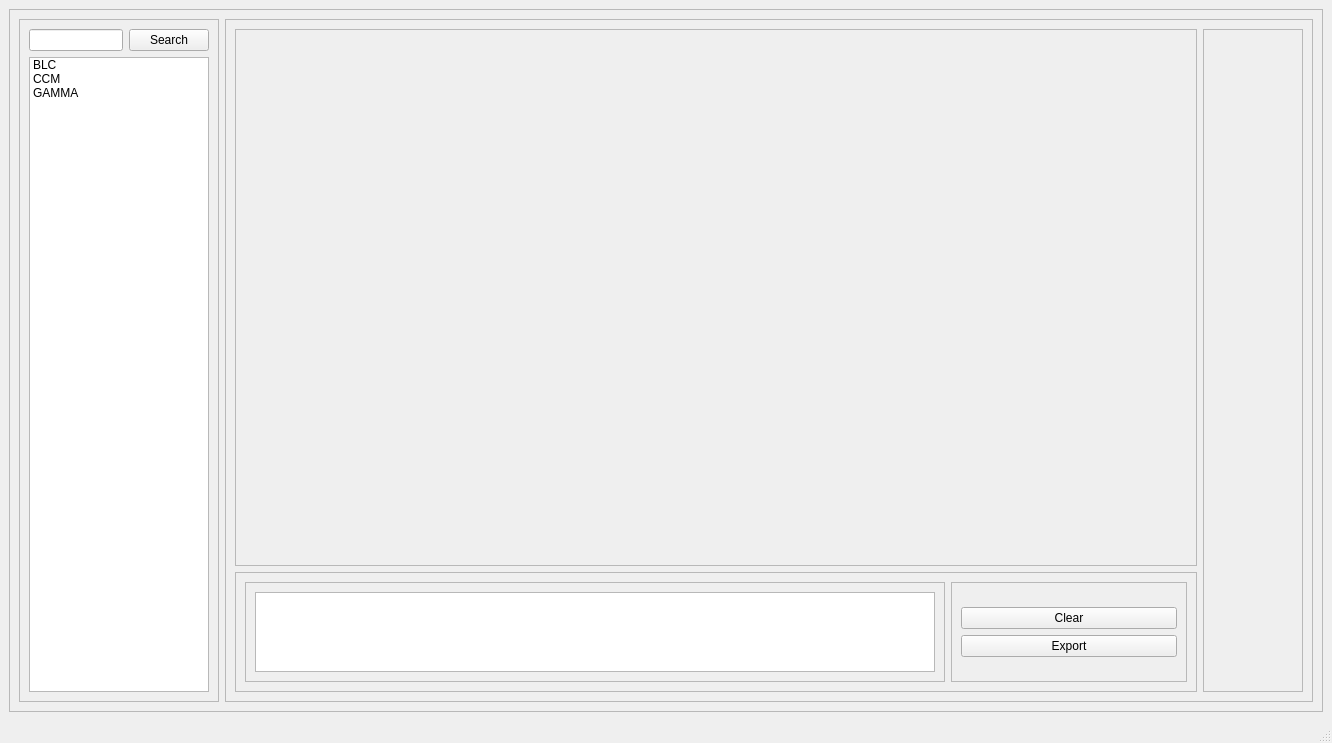
<?xml version="1.0" encoding="UTF-8"?>
<ui version="4.0">
 <class>MainWindow</class>
 <widget class="QMainWindow" name="MainWindow">
  <property name="geometry">
   <rect>
    <x>0</x>
    <y>0</y>
    <width>1332</width>
    <height>743</height>
   </rect>
  </property>
  <property name="sizePolicy">
   <sizepolicy hsizetype="Preferred" vsizetype="Preferred">
    <horstretch>0</horstretch>
    <verstretch>0</verstretch>
   </sizepolicy>
  </property>
  <property name="windowTitle">
   <string>esp_isp_tool</string>
  </property>
  <widget class="QWidget" name="centralwidget">
   <layout class="QHBoxLayout" name="horizontalLayout">
    <item>
     <widget class="QFrame" name="frame">
      <property name="frameShape">
       <enum>QFrame::StyledPanel</enum>
      </property>
      <property name="frameShadow">
       <enum>QFrame::Raised</enum>
      </property>
      <layout class="QHBoxLayout" name="horizontalLayout_6">
       <item>
        <layout class="QHBoxLayout" name="horizontalLayout_5">
         <item>
          <widget class="QFrame" name="frame_2">
           <property name="minimumSize">
            <size>
             <width>200</width>
             <height>0</height>
            </size>
           </property>
           <property name="maximumSize">
            <size>
             <width>200</width>
             <height>16777215</height>
            </size>
           </property>
           <property name="frameShape">
            <enum>QFrame::StyledPanel</enum>
           </property>
           <property name="frameShadow">
            <enum>QFrame::Raised</enum>
           </property>
           <layout class="QVBoxLayout" name="verticalLayout_2">
            <item>
             <layout class="QVBoxLayout" name="verticalLayout">
              <item>
               <layout class="QHBoxLayout" name="horizontalLayout_2">
                <item>
                 <widget class="QLineEdit" name="ispSearchLineEdit"/>
                </item>
                <item>
                 <widget class="QPushButton" name="ispSearchButton">
                  <property name="text">
                   <string>Search</string>
                  </property>
                 </widget>
                </item>
               </layout>
              </item>
              <item>
               <widget class="QListWidget" name="listWidget">
                <item>
                 <property name="text">
                  <string>BLC</string>
                 </property>
                </item>
                <item>
                 <property name="text">
                  <string>CCM</string>
                 </property>
                </item>
                <item>
                 <property name="text">
                  <string>GAMMA</string>
                 </property>
                </item>
               </widget>
              </item>
             </layout>
            </item>
           </layout>
          </widget>
         </item>
         <item>
          <widget class="QFrame" name="frame_3">
           <property name="frameShape">
            <enum>QFrame::StyledPanel</enum>
           </property>
           <property name="frameShadow">
            <enum>QFrame::Raised</enum>
           </property>
           <layout class="QHBoxLayout" name="horizontalLayout_4">
            <item>
             <layout class="QHBoxLayout" name="horizontalLayout_3">
              <item>
               <layout class="QVBoxLayout" name="verticalLayout_3">
                <item>
                 <widget class="QFrame" name="frame_4">
                  <property name="frameShape">
                   <enum>QFrame::StyledPanel</enum>
                  </property>
                  <property name="frameShadow">
                   <enum>QFrame::Raised</enum>
                  </property>
                  <layout class="QVBoxLayout" name="verticalLayout_6">
                   <item>
                    <widget class="QStackedWidget" name="stackedWidget">
                     <property name="currentIndex">
                      <number>2</number>
                     </property>
                     <widget class="QWidget" name="page"/>
                     <widget class="QWidget" name="page_2"/>
                     <widget class="QWidget" name="page_3"/>
                    </widget>
                   </item>
                  </layout>
                 </widget>
                </item>
                <item>
                 <widget class="QFrame" name="frame_5">
                  <property name="minimumSize">
                   <size>
                    <width>0</width>
                    <height>120</height>
                   </size>
                  </property>
                  <property name="maximumSize">
                   <size>
                    <width>16777215</width>
                    <height>120</height>
                   </size>
                  </property>
                  <property name="frameShape">
                   <enum>QFrame::StyledPanel</enum>
                  </property>
                  <property name="frameShadow">
                   <enum>QFrame::Raised</enum>
                  </property>
                  <layout class="QHBoxLayout" name="horizontalLayout_8">
                   <item>
                    <layout class="QHBoxLayout" name="horizontalLayout_7">
                     <item>
                      <widget class="QFrame" name="frame_7">
                       <property name="minimumSize">
                        <size>
                         <width>700</width>
                         <height>0</height>
                        </size>
                       </property>
                       <property name="maximumSize">
                        <size>
                         <width>700</width>
                         <height>16777215</height>
                        </size>
                       </property>
                       <property name="frameShape">
                        <enum>QFrame::StyledPanel</enum>
                       </property>
                       <property name="frameShadow">
                        <enum>QFrame::Raised</enum>
                       </property>
                       <layout class="QHBoxLayout" name="horizontalLayout_9">
                        <item>
                         <widget class="QTextBrowser" name="textBrowser"/>
                        </item>
                       </layout>
                      </widget>
                     </item>
                     <item>
                      <widget class="QFrame" name="frame_8">
                       <property name="frameShape">
                        <enum>QFrame::StyledPanel</enum>
                       </property>
                       <property name="frameShadow">
                        <enum>QFrame::Raised</enum>
                       </property>
                       <layout class="QVBoxLayout" name="verticalLayout_5">
                        <item>
                         <layout class="QVBoxLayout" name="verticalLayout_4">
                          <item>
                           <widget class="QPushButton" name="logClearButton">
                            <property name="text">
                             <string>Clear</string>
                            </property>
                           </widget>
                          </item>
                          <item>
                           <widget class="QPushButton" name="logExportButton">
                            <property name="text">
                             <string>Export</string>
                            </property>
                           </widget>
                          </item>
                         </layout>
                        </item>
                       </layout>
                      </widget>
                     </item>
                    </layout>
                   </item>
                  </layout>
                 </widget>
                </item>
               </layout>
              </item>
              <item>
               <widget class="QFrame" name="frame_6">
                <property name="minimumSize">
                 <size>
                  <width>100</width>
                  <height>0</height>
                 </size>
                </property>
                <property name="maximumSize">
                 <size>
                  <width>100</width>
                  <height>16777215</height>
                 </size>
                </property>
                <property name="frameShape">
                 <enum>QFrame::StyledPanel</enum>
                </property>
                <property name="frameShadow">
                 <enum>QFrame::Raised</enum>
                </property>
               </widget>
              </item>
             </layout>
            </item>
           </layout>
          </widget>
         </item>
        </layout>
       </item>
      </layout>
     </widget>
    </item>
   </layout>
  </widget>
  <widget class="QMenuBar" name="menubar">
   <property name="geometry">
    <rect>
     <x>0</x>
     <y>0</y>
     <width>1332</width>
     <height>26</height>
    </rect>
   </property>
  </widget>
  <widget class="QStatusBar" name="statusbar"/>
 </widget>
 <resources/>
 <connections/>
</ui>
